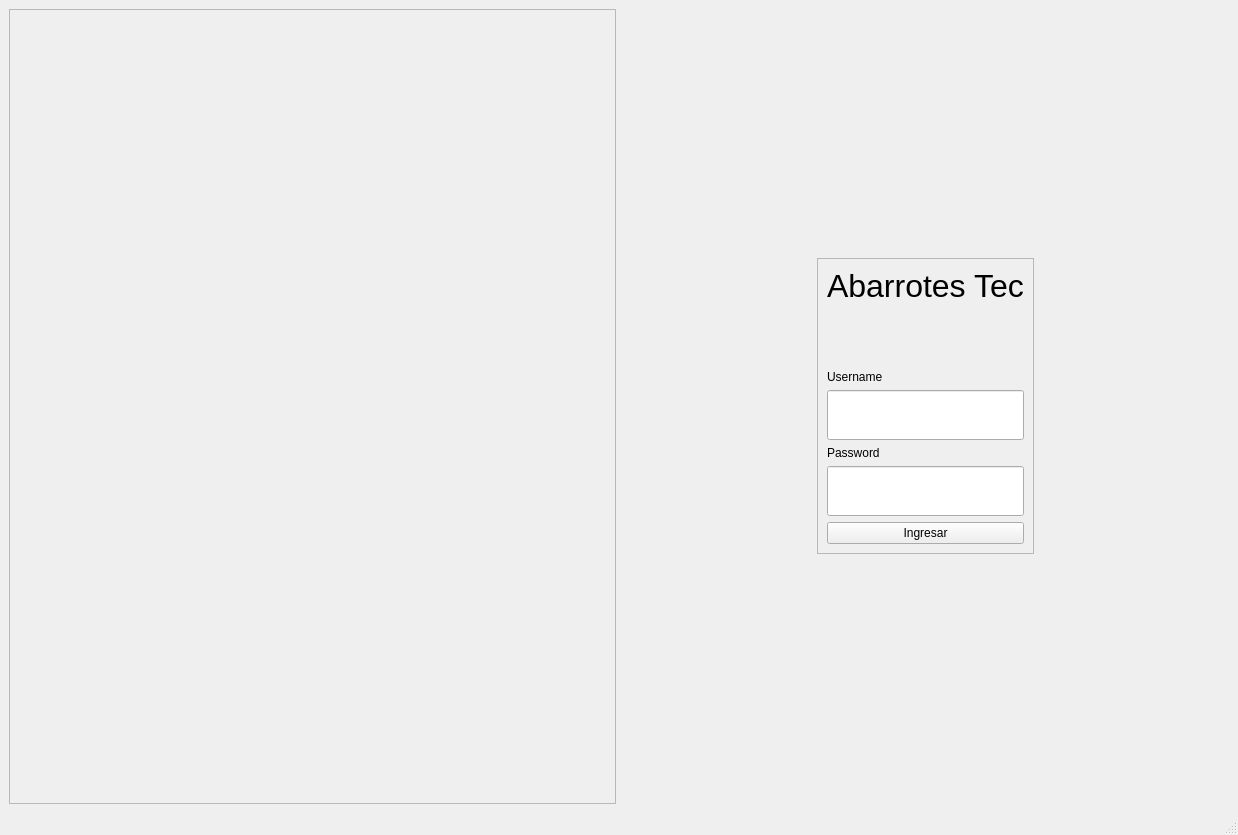
<?xml version="1.0" encoding="UTF-8"?>
<ui version="4.0">
 <class>MainWindow</class>
 <widget class="QMainWindow" name="MainWindow">
  <property name="geometry">
   <rect>
    <x>0</x>
    <y>0</y>
    <width>1238</width>
    <height>835</height>
   </rect>
  </property>
  <property name="minimumSize">
   <size>
    <width>0</width>
    <height>50</height>
   </size>
  </property>
  <property name="windowTitle">
   <string>MainWindow</string>
  </property>
  <widget class="QWidget" name="centralwidget">
   <layout class="QHBoxLayout" name="horizontalLayout">
    <item>
     <widget class="QFrame" name="frame">
      <property name="font">
       <font>
        <pointsize>26</pointsize>
       </font>
      </property>
      <property name="styleSheet">
       <string notr="true">border-image: url(&quot;img/BlackMW&quot;);</string>
      </property>
      <property name="frameShape">
       <enum>QFrame::StyledPanel</enum>
      </property>
      <property name="frameShadow">
       <enum>QFrame::Raised</enum>
      </property>
     </widget>
    </item>
    <item alignment="Qt::AlignHCenter|Qt::AlignVCenter">
     <widget class="QFrame" name="frame_2">
      <property name="frameShape">
       <enum>QFrame::StyledPanel</enum>
      </property>
      <property name="frameShadow">
       <enum>QFrame::Raised</enum>
      </property>
      <layout class="QVBoxLayout" name="verticalLayout">
       <item>
        <widget class="QLabel" name="label">
         <property name="maximumSize">
          <size>
           <width>16777215</width>
           <height>100</height>
          </size>
         </property>
         <property name="font">
          <font>
           <pointsize>24</pointsize>
          </font>
         </property>
         <property name="text">
          <string>Abarrotes Tec</string>
         </property>
        </widget>
       </item>
       <item>
        <spacer name="verticalSpacer">
         <property name="orientation">
          <enum>Qt::Vertical</enum>
         </property>
         <property name="sizeHint" stdset="0">
          <size>
           <width>20</width>
           <height>60</height>
          </size>
         </property>
        </spacer>
       </item>
       <item>
        <widget class="QLabel" name="label_4">
         <property name="maximumSize">
          <size>
           <width>16777215</width>
           <height>20</height>
          </size>
         </property>
         <property name="text">
          <string>Username</string>
         </property>
        </widget>
       </item>
       <item>
        <widget class="QLineEdit" name="txt_username">
         <property name="minimumSize">
          <size>
           <width>0</width>
           <height>50</height>
          </size>
         </property>
        </widget>
       </item>
       <item>
        <widget class="QLabel" name="label_3">
         <property name="maximumSize">
          <size>
           <width>16777215</width>
           <height>20</height>
          </size>
         </property>
         <property name="text">
          <string>Password</string>
         </property>
        </widget>
       </item>
       <item>
        <widget class="QLineEdit" name="txt_password">
         <property name="minimumSize">
          <size>
           <width>0</width>
           <height>50</height>
          </size>
         </property>
         <property name="echoMode">
          <enum>QLineEdit::Password</enum>
         </property>
        </widget>
       </item>
       <item>
        <widget class="QPushButton" name="btn_login">
         <property name="maximumSize">
          <size>
           <width>300</width>
           <height>16777215</height>
          </size>
         </property>
         <property name="text">
          <string>Ingresar</string>
         </property>
        </widget>
       </item>
      </layout>
     </widget>
    </item>
   </layout>
  </widget>
  <widget class="QMenuBar" name="menubar">
   <property name="geometry">
    <rect>
     <x>0</x>
     <y>0</y>
     <width>1238</width>
     <height>26</height>
    </rect>
   </property>
  </widget>
  <widget class="QStatusBar" name="statusbar"/>
 </widget>
 <resources/>
 <connections/>
</ui>
